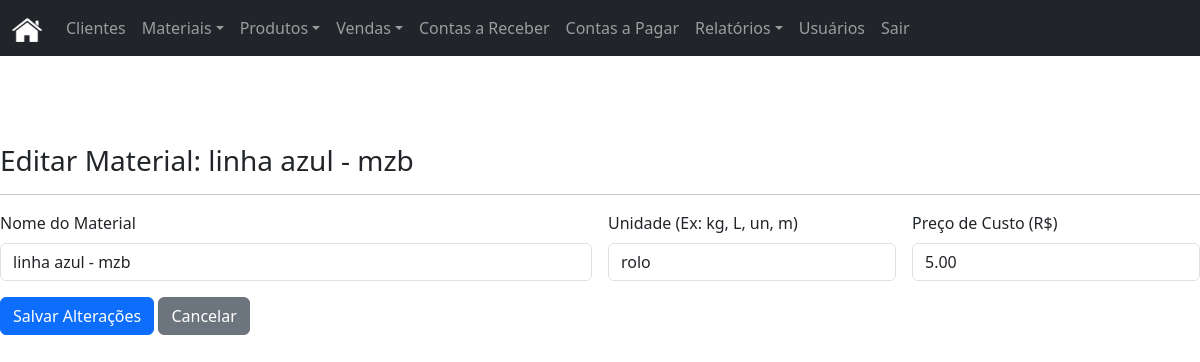
Page /index.php?page=materiais/edit&id=1 (signed in) on the committed database.
### tables this page shows
CREATE TABLE `materiais` (
  `id` int(11) NOT NULL AUTO_INCREMENT,
  `nome` varchar(255) NOT NULL,
  `unidade_medida` varchar(50) NOT NULL,
  `preco_custo` decimal(10,2) NOT NULL,
  `estoque_atual` decimal(10,2) NOT NULL DEFAULT 0.00,
  PRIMARY KEY (`id`)
);

### modulos/materiais/edit.php (the view, shortened to what this page needs)
<?php
$material_id = $_GET['id'] ?? 0;
$stmt = $pdo->prepare("SELECT * FROM materiais WHERE id = ?");
$stmt->execute([$material_id]);
$material = $stmt->fetch();
?>
<h3>Editar Material: <?= htmlspecialchars($material['nome']) ?></h3>
<hr>
<form method="POST" action="modulos/materiais/actions.php">
    <div class="row g-3">
        <div class="col-md-6">
            <label for="nome" class="form-label">Nome do Material</label>
            <input type="text" class="form-control" id="nome" name="nome" value="<?= htmlspecialchars($material['nome']) ?>" required>
        </div>
        <div class="col-md-3">
            <label for="unidade_medida" class="form-label">Unidade (Ex: kg, L, un, m)</label>
            <input type="text" class="form-control" id="unidade_medida" name="unidade_medida" value="<?= htmlspecialchars($material['unidade_medida']) ?>" required>
        </div>
        <div class="col-md-3">
            <label for="preco_custo" class="form-label">Preço de Custo (R$)</label>
            <input type="number" step="0.01" class="form-control" id="preco_custo" name="preco_custo" value="<?= htmlspecialchars($material['preco_custo']) ?>" required>
        </div>
    </div>
    <button type="submit" class="btn btn-primary mt-3">Salvar Alterações</button>
    <a href="index.php?page=materiais" class="btn btn-secondary mt-3">Cancelar</a>
</form>

### includes/header.php (style rules this page uses)
body { padding-top: 5rem; }

### rows in the picture
materiais: nome "linha azul - mzb", unidade_medida "rolo", preco_custo "5.00"
